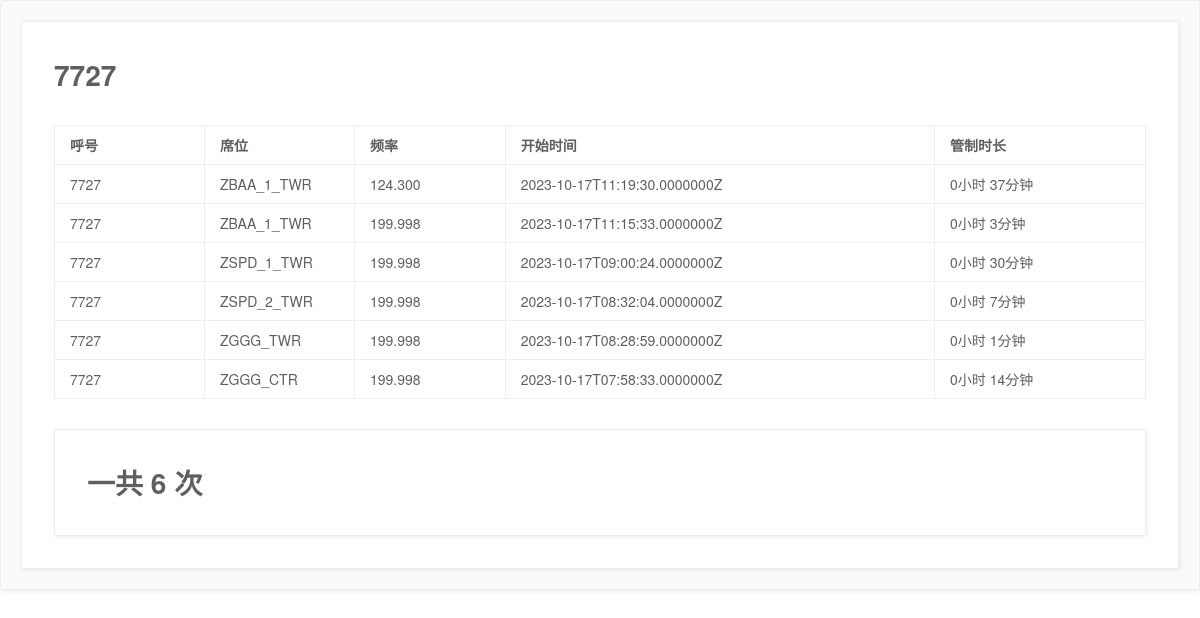
Screenshot of /history/atc/index.php (signed in) with the database file from the repository.
### tables this page shows
CREATE TABLE `history_atc` (
  `cid` text NOT NULL,
  `callsign` text NOT NULL,
  `frequency` text NOT NULL,
  `logon_time` text NOT NULL,
  `online_time` int(11) NOT NULL
);

### history/atc/index.php (the view, shortened to what this page needs)
<!DOCTYPE html>
<html lang="en">
<head>
    <link rel="stylesheet" href="/layui/css/layui.css">
    <link rel="stylesheet" href="/css/index.css">
</head>
<body>
    <div class="layui-card layui-panel">
        <div class="layui-bg-gray" style="padding: 20px;">
            <div class="layui-panel">
                <div style="padding: 32px;">
                    <h1>
                        <?php echo $_SESSION['num'] ?>
                    </h1>
                    <br>
                    <table class="layui-table">
                        <colgroup>
                            <col width="150">
                            <col width="150">
                            <col>
                        </colgroup>
                        <thead>
                            <tr>
                                <th>呼号</th>
                                <th>席位</th>
                                <th>频率</th>
                                <th>开始时间</th>
                                <th>管制时长</th>
                            </tr>
                        </thead>
                        <tbody>
                            <?php $servername = "localhost";
$username = "imp_xfex_cc";
	$password = "34M3aePXSKYSS3Bi";
	$dbname = "imp_xfex_cc";
                            $conn = new mysqli($servername, $username, $password, $dbname);
                            $value = htmlspecialchars($_SESSION['num']);
                            $sql = $conn->prepare("SELECT * FROM history_atc WHERE cid = ? ORDER BY logon_time DESC");
                            $sql->bind_param("s", $value);
                            $sql->execute();
                            $result = $sql->get_result();
                            $count = 0;
                            if ($result->num_rows > 0) {
                                while ($row = $result->fetch_assoc()) {
                                    echo '<tr>';
                                    echo '<td>' . $row['cid'] . '</td>';
                                    echo '<td>' . $row['callsign'] . '</td>';
                                    echo '<td>' . $row['frequency'] . '</td>';
                                    echo '<td>' . $row['logon_time'] . '</td>';
                                    $seconds = $row['online_time'];
                                    $seconds-=28800;
                                    $hours = floor($seconds / 3600);
                                    $minutes = floor(($seconds % 3600) / 60);
                                    echo '<td>' . "{$hours}小时 {$minutes}分钟" . '</td>';
                                    $count++;
                                }
                            }
                            ?>
                        </tbody>
                    </table>
                    <br>
                    <div class="layui-panel">
                        <div style="padding: 32px;">
                            <h1>一共
                                <?php echo $count; ?> 次
                            </h1>
                        </div>
                    </div>
                </div>
            </div>
        </div>
</body>
</html>

### rows the page displays
history_atc: cid "7727", callsign "ZBAA_1_TWR", frequency "124.300", logon_time "2023-10-17T11:19:30.0000000Z", hours "0", minutes "37"
history_atc: cid "7727", callsign "ZBAA_1_TWR", frequency "199.998", logon_time "2023-10-17T11:15:33.0000000Z", hours "0", minutes "3"
history_atc: cid "7727", callsign "ZSPD_1_TWR", frequency "199.998", logon_time "2023-10-17T09:00:24.0000000Z", hours "0", minutes "30"
history_atc: cid "7727", callsign "ZSPD_2_TWR", frequency "199.998", logon_time "2023-10-17T08:32:04.0000000Z", hours "0", minutes "7"
history_atc: cid "7727", callsign "ZGGG_TWR", frequency "199.998", logon_time "2023-10-17T08:28:59.0000000Z", hours "0", minutes "1"
history_atc: cid "7727", callsign "ZGGG_CTR", frequency "199.998", logon_time "2023-10-17T07:58:33.0000000Z", hours "0", minutes "14"

### other values shown
$_SESSION['num'] "7727"
$count "6"
